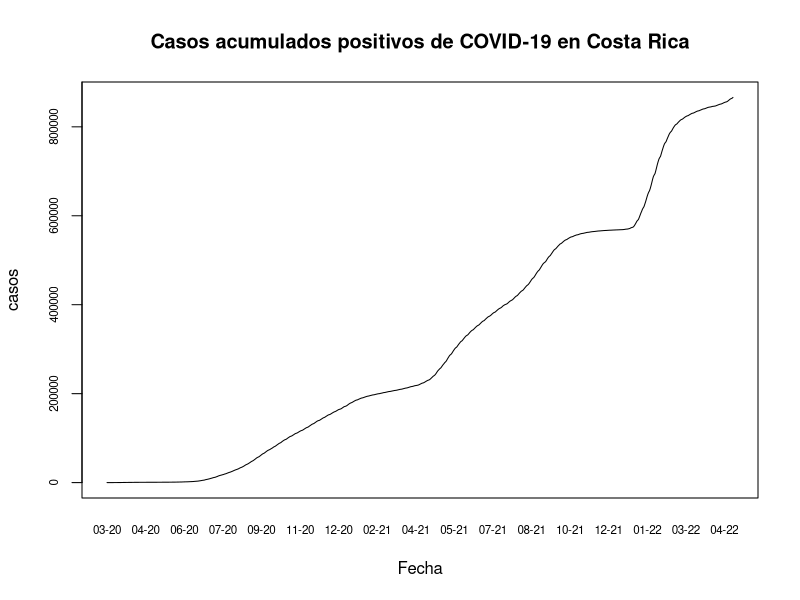
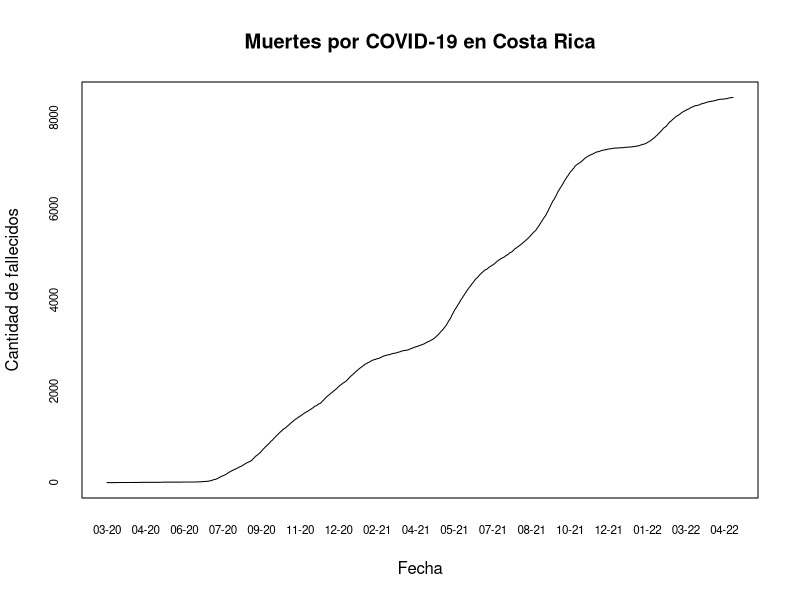
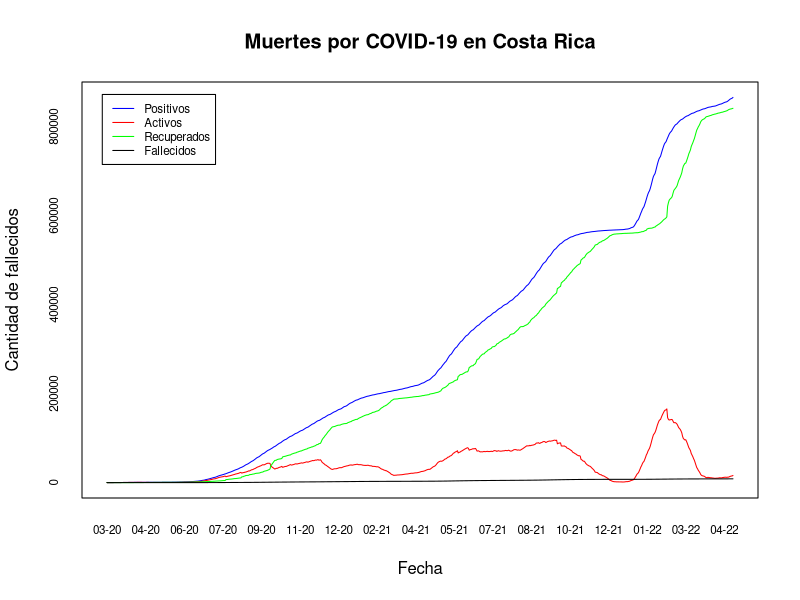
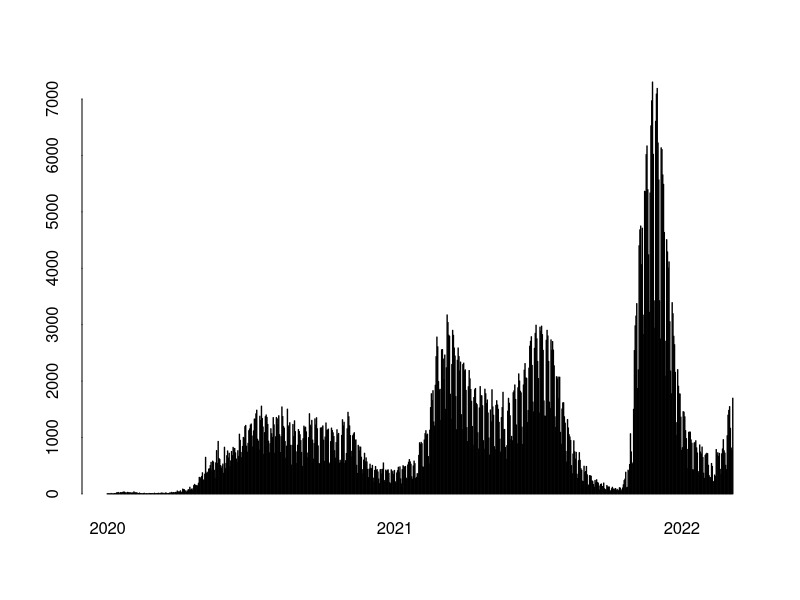

These figures' R source, in order:
## ---- chunk 1
knitr::opts_chunk$set(echo = TRUE)
## ---- chunk 2
covid <- read.csv(file = "05_10_22_CSV_GENERAL.csv", sep = ";")
## ---- chunk 3
options(scipen = 7)
## ---- chunk 4
covid$FECHA <- as.Date(covid$FECHA, format = "%d/%m/%Y")
## ---- chunk 5
plot(covid$FECHA, covid$positivos,
     type = "l",
     xaxt = "n",
     yaxt = "n",
     main = "Casos acumulados positivos de COVID-19 en Costa Rica",
     xlab = "Fecha",
     ylab = "casos")

axis(side = 1,
     covid$FECHA,
     tick = FALSE,
     format(covid$FECHA, "%m-%y"),
     cex.axis = .7
     )

axis(
  side = 2,
  covid$positivos,
  labels = TRUE,  
  at = seq(0, 1000000, by = 200000),
  cex.axis = .7
)

## ---- chunk 6
plot(covid$FECHA, covid$fallecidos,
     type = "l",
     xaxt = "n",
     yaxt = "n",
     main = "Muertes por COVID-19 en Costa Rica",
     xlab = "Fecha",
     ylab = "Cantidad de fallecidos")

axis(side = 1,
     covid$FECHA,
     tick = FALSE,
     format(covid$FECHA, "%m-%y"),
     cex.axis = .7
     )

axis(
  side = 2,
  covid$fallecidos,
  labels = TRUE,  
  at = seq(0, 10000, by = 2000),
  cex.axis = .7
)
## ---- chunk 7
plot(
  covid$FECHA,
  covid$positivos,
     type = "l",
     xaxt = "n",
     yaxt = "n",
     main = "Muertes por COVID-19 en Costa Rica",
     xlab = "Fecha",
     ylab = "Cantidad de fallecidos", 
     col = "blue"
  )

# Casos activos
lines(covid$FECHA, covid$activos, col="red")

# Casos recuperados
lines(covid$FECHA, covid$RECUPERADOS, col="green")

# Casos fallecidos
lines(covid$FECHA, covid$fallecidos, col="black")

# Leyenda
legend(
  x = "topleft",
  inset = 0.03,
  legend = c("Positivos", "Activos", "Recuperados", "Fallecidos"),
  col = c("blue", "red", "green", "black"),
  lty = 1,
  cex = 0.7)

# Formato eje x
axis(side = 1,
     covid$FECHA,
     tick = FALSE,
     format(covid$FECHA, "%m-%y"),
     cex.axis = .7
     )

# Formato eje y
axis(
  side = 2,
  covid$fallecidos,
  labels = TRUE,  
  at = seq(0, 1000000, by = 200000),
  cex.axis = .7
)
## ---- chunk 8
barplot(
  height=covid$nue_posi,
  names.arg=format(covid$FECHA, "%Y"),
  ann = FALSE, 
  bty = "n", 
  tck = 0, 
  xaxt = "n",
  space = 1,
  main = "Casos positivos por día",
  xlab = "Fecha",
  ylab = "Casos positivos",
  col = "blue"
)

# Fechas minima y máxima
x_min <- min(covid$FECHA)
x_max <- max(covid$FECHA)

# Formato del eje X
axis(
  side = 1,
  at = match(seq(as.Date(x_min), x_max, "years"), covid$FECHA) * (1 + 1),
  labels = format(seq(as.Date(x_min), x_max, "years"), "%Y"),
  lwd = 0)
